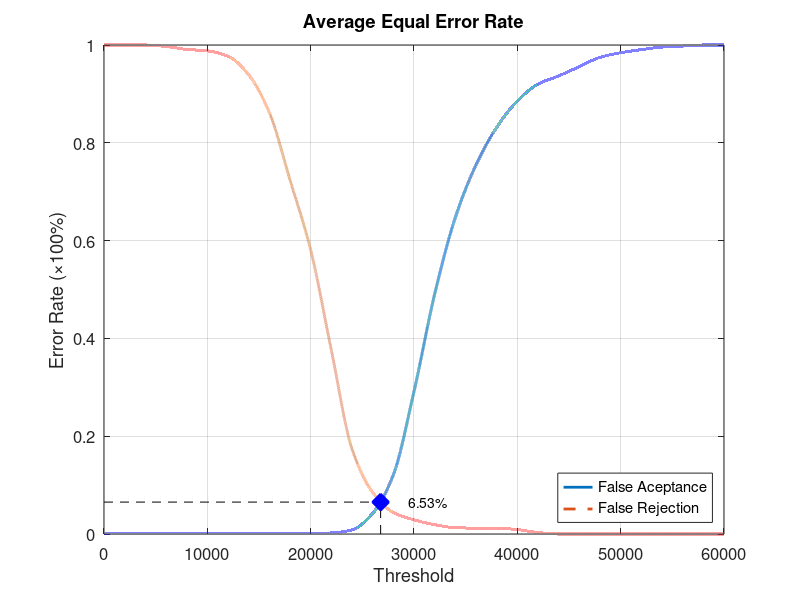
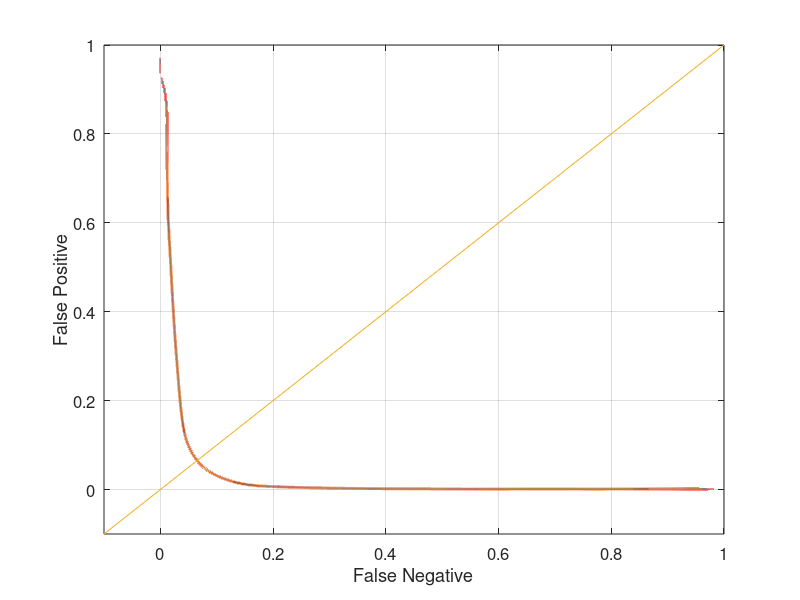

Write MATLAB code to recreate these figures, in order.
function yEER = Database1Average
close all;
clear;
clc;
x = 0:2000:60000;
xq = 0:0.5:60000;

y0 = [0 0.00105263 0.00105263 0.00105263 0.00105263 0.00105263 0.00105263 0.00105263 0.00105263 0.00105263 0.00105263 0.00210526 0.00842105 0.0421053 0.121053 0.291579 0.490526 0.647368 0.754737 0.831579 0.885263 0.92 0.936842 0.955789 0.974737 0.984211 0.990526 0.99579 0.997895 1 1];
yy0 = interp1(x, y0, xq, 'pchip');
y1 = [1 1 1 0.997 0.991 0.988 0.977 0.939 0.862 0.724 0.581 0.376 0.174 0.085 0.044 0.029 0.019 0.013 0.012 0.012 0.009 0.003 0 0 0 0 0 0 0 0 0];
yy1 = interp1(x, y1, xq, 'pchip');

% Calculating EER: 
y2 = abs(y0 - y1);
find(y2 == min(y2))
yy2 = abs(yy0 - yy1);
xEER = find(yy2 == min(yy2));
xEERIndex = xq(xEER) % X-axis EER
yEER = yy0(xEER) % Y-axis EER

main = figure
plot(xq, yy0,'-','LineWidth', 2);	hold on
plot(xq, yy1,'--','LineWidth', 2);	hold on
plot([xEERIndex xEERIndex], [0 yEER], 'k--');	hold on
plot([0 xEERIndex], [yEER yEER], 'k--');	hold on
plot(xEERIndex, yEER, 'bx', 'LineWidth', 10);	hold on
text(xEERIndex + 10 * xEERIndex / 100, yEER, [num2str(round((10000 * yEER)) / 100) '%'])
legend('False Aceptance', 'False Rejection', 'Location', 'SouthEast')
xlabel('Threshold')
ylabel('Error Rate (\times100%)')
title('Average Equal Error Rate')
set(gca, 'FontSize', 12)
axis([0 60000 0 1])
grid on

print(main, 'Database1AverageMain', '-dpng');
FNRxFPR = figure('Color', [1 1 1]);
plot(yy1, yy0, '-', yy1, yy0, 'LineWidth', 2);
hold on
y = -0.1:0.1:1
plot(y, y); 
set(gca, 'FontSize', 12)
xlabel('False Negative')
ylabel('False Positive')
axis([-0.1 1 -0.1 1])
set(gca, 'FontSize', 12)
grid on

print(FNRxFPR, 'Database1AverageFNRxFPR','-dpng');
end
